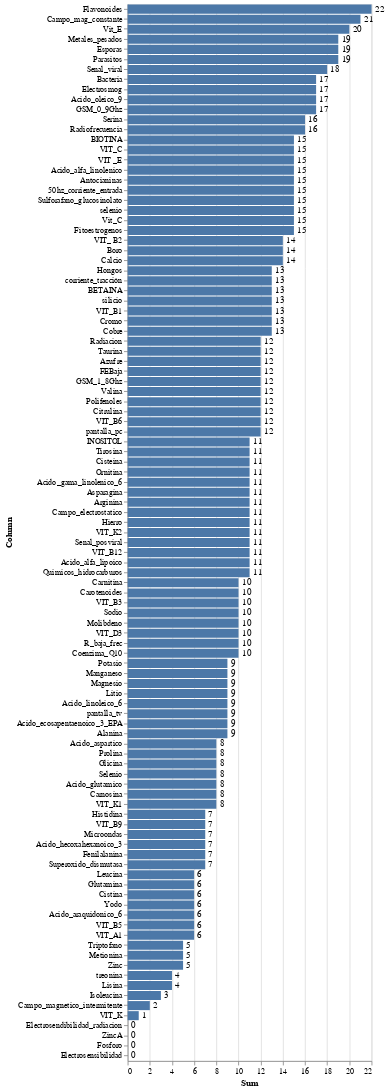

Source (notebook cell):
### Markdown cell above
## Misma suma de valores pero, usando Altair en esta ocasión

### Code cell
import altair as alt
sums = data.sum()
sums = sums.sort_values(ascending=True)
sums = sums.reset_index()
sums.columns = ['Column', 'Sum']
bars = alt.Chart(sums).mark_bar().encode(
    x='Sum',
    y=alt.Y('Column', sort='-x')
)
text = bars.mark_text(
    align='left',
    baseline='middle',
    dx=4
).encode(
    text='Sum'
)
chart = (bars + text).properties(height=1300)
chart.show()

### Figure 1 — Vega-Lite specification as saved in the notebook (floating-point values rounded to 4 significant figures)
{"config": {"view": {"continuousWidth": 300, "continuousHeight": 300}}, "layer": [{"mark": {"type": "bar"}, "encoding": {"x": {"field": "Sum", "type": "quantitative"}, "y": {"field": "Column", "sort": "-x", "type": "nominal"}}}, {"mark": {"type": "text", "align": "left", "baseline": "middle", "dx": 4}, "encoding": {"text": {"field": "Sum", "type": "quantitative"}, "x": {"field": "Sum", "type": "quantitative"}, "y": {"field": "Column", "sort": "-x", "type": "nominal"}}}], "data": {"name": "data-7235bb683080c385cb6a9cef7a5bb843"}, "height": 1300, "$schema": "https://vega.github.io/schema/vega-lite/v5.20.1.json", "datasets": {"data-7235bb683080c385cb6a9cef7a5bb843": [{"Column": "Electrosendibilidad_radiacion", "Sum": 0.0}, {"Column": "ZincA", "Sum": 0.0}, {"Column": "Fosforo", "Sum": 0.0}, {"Column": "Electrosensibilidad", "Sum": 0.0}, {"Column": "VIT_K", "Sum": 1.0}, {"Column": "Campo_magnetico_intermitente", "Sum": 2.0}, {"Column": "Isoleucina", "Sum": 3.0}, {"Column": "treonina", "Sum": 4.0}, {"Column": "Lisina", "Sum": 4.0}, {"Column": "Triptofano", "Sum": 5.0}, {"Column": "Metionina", "Sum": 5.0}, {"Column": "Zinc", "Sum": 5.0}, {"Column": "Leucina", "Sum": 6.0}, {"Column": "Glutamina", "Sum": 6.0}, {"Column": "Cistina", "Sum": 6.0}, {"Column": "Yodo", "Sum": 6.0}, {"Column": "Acido_araquidonico_6", "Sum": 6.0}, {"Column": "VIT_B5", "Sum": 6.0}, {"Column": "VIT_A1", "Sum": 6.0}, {"Column": "Histidina ", "Sum": 7.0}, {"Column": "VIT_B9", "Sum": 7.0}, {"Column": "Microondas", "Sum": 7.0}, {"Column": "Acido_hecoxahexanoico_3", "Sum": 7.0}, {"Column": "Fenilalanina", "Sum": 7.0}, {"Column": "Superoxido_dismutasa", "Sum": 7.0}, {"Column": "Acido_aspartico", "Sum": 8.0}, {"Column": "Prolina", "Sum": 8.0}, {"Column": "Glicina ", "Sum": 8.0}, {"Column": "Selenio", "Sum": 8.0}, {"Column": "Acido_glutamico", "Sum": 8.0}, {"Column": "Carnosina ", "Sum": 8.0}, {"Column": "VIT_K1", "Sum": 8.0}, {"Column": "Potasio", "Sum": 9.0}, {"Column": "Manganeso", "Sum": 9.0}, {"Column": "Magnesio", "Sum": 9.0}, {"Column": "Litio", "Sum": 9.0}, {"Column": "Acido_linoleico_6", "Sum": 9.0}, {"Column": "pantalla_tv", "Sum": 9.0}, {"Column": "Acido_ecosapentaenoico_3_EPA", "Sum": 9.0}, {"Column": "Alanina", "Sum": 9.0}, {"Column": "Carnitina", "Sum": 10.0}, {"Column": "Carotenoides", "Sum": 10.0}, {"Column": "VIT_B3", "Sum": 10.0}, {"Column": "Sodio ", "Sum": 10.0}, {"Column": "Molibdeno", "Sum": 10.0}, {"Column": "VIT_D3", "Sum": 10.0}, {"Column": "R_baja_frec", "Sum": 10.0}, {"Column": "Coenzima_Q10", "Sum": 10.0}, {"Column": "INOSITOL", "Sum": 11.0}, {"Column": "Tirosina", "Sum": 11.0}, {"Column": "Cisteina", "Sum": 11.0}, {"Column": "Ornitina ", "Sum": 11.0}, {"Column": "Acido_gama_linolenico_6", "Sum": 11.0}, {"Column": "Asparagina", "Sum": 11.0}, {"Column": "Arginina", "Sum": 11.0}, {"Column": "Campo_electrostatico", "Sum": 11.0}, {"Column": "Hierro", "Sum": 11.0}, {"Column": "VIT_K2", "Sum": 11.0}, {"Column": "Senal_posviral", "Sum": 11.0}, {"Column": "VIT_B12", "Sum": 11.0}, {"Column": "Acido_alfa_lipoico", "Sum": 11.0}, {"Column": "Quimicos_hidrocarburos ", "Sum": 11.0}, {"Column": "Radiacion", "Sum": 12.0}, {"Column": "Taurina", "Sum": 12.0}, {"Column": "Azufre", "Sum": 12.0}, {"Column": "FEBaja", "Sum": 12.0}, {"Column": "GSM_1_8Ghz", "Sum": 12.0}, {"Column": "Valina", "Sum": 12.0}, {"Column": "Polifenoles", "Sum": 12.0}, {"Column": "Citrulina", "Sum": 12.0}, {"Column": "VIT_B6", "Sum": 12.0}, {"Column": "pantalla_pc", "Sum": 12.0}, {"Column": "Hongos", "Sum": 13.0}, {"Column": "corriente_tracción", "Sum": 13.0}, {"Column": "BETAINA ", "Sum": 13.0}, {"Column": "silicio", "Sum": 13.0}, {"Column": "VIT_B1", "Sum": 13.0}, {"Column": "Cromo", "Sum": 13.0}, {"Column": "Cobre ", "Sum": 13.0}, {"Column": "VIT_ B2", "Sum": 14.0}, {"Column": "Boro", "Sum": 14.0}, {"Column": "Calcio", "Sum": 14.0}, {"Column": "BIOTINA", "Sum": 15.0}, {"Column": "VIT_C", "Sum": 15.0}, {"Column": "VIT _E", "Sum": 15.0}, {"Column": "Acido_alfa_linolenico", "Sum": 15.0}, {"Column": "Antocianinas", "Sum": 15.0}, {"Column": "50hz_corriente_entrada", "Sum": 15.0}, {"Column": "Sulforafano_glucosinolato", "Sum": 15.0}, {"Column": "selenio", "Sum": 15.0}, {"Column": "Vit_C", "Sum": 15.0}, {"Column": "Fitoestrogenos", "Sum": 15.0}, {"Column": "Serina", "Sum": 16.0}, {"Column": "Radiofrecuencia", "Sum": 16.0}, {"Column": "Bacteria", "Sum": 17.0}, {"Column": "Electrosmog", "Sum": 17.0}, {"Column": "Acido_oleico_9", "Sum": 17.0}, {"Column": "GSM_0_9Ghz", "Sum": 17.0}, {"Column": "Senal_viral", "Sum": 18.0}, {"Column": "Metales_pesados ", "Sum": 19.0}, {"Column": "Esporas", "Sum": 19.0}, {"Column": "Parasitos", "Sum": 19.0}, {"Column": "Vit_E", "Sum": 20.0}, {"Column": "Campo_mag_constante", "Sum": 21.0}, {"Column": "Flavonoides", "Sum": 22.0}]}}
